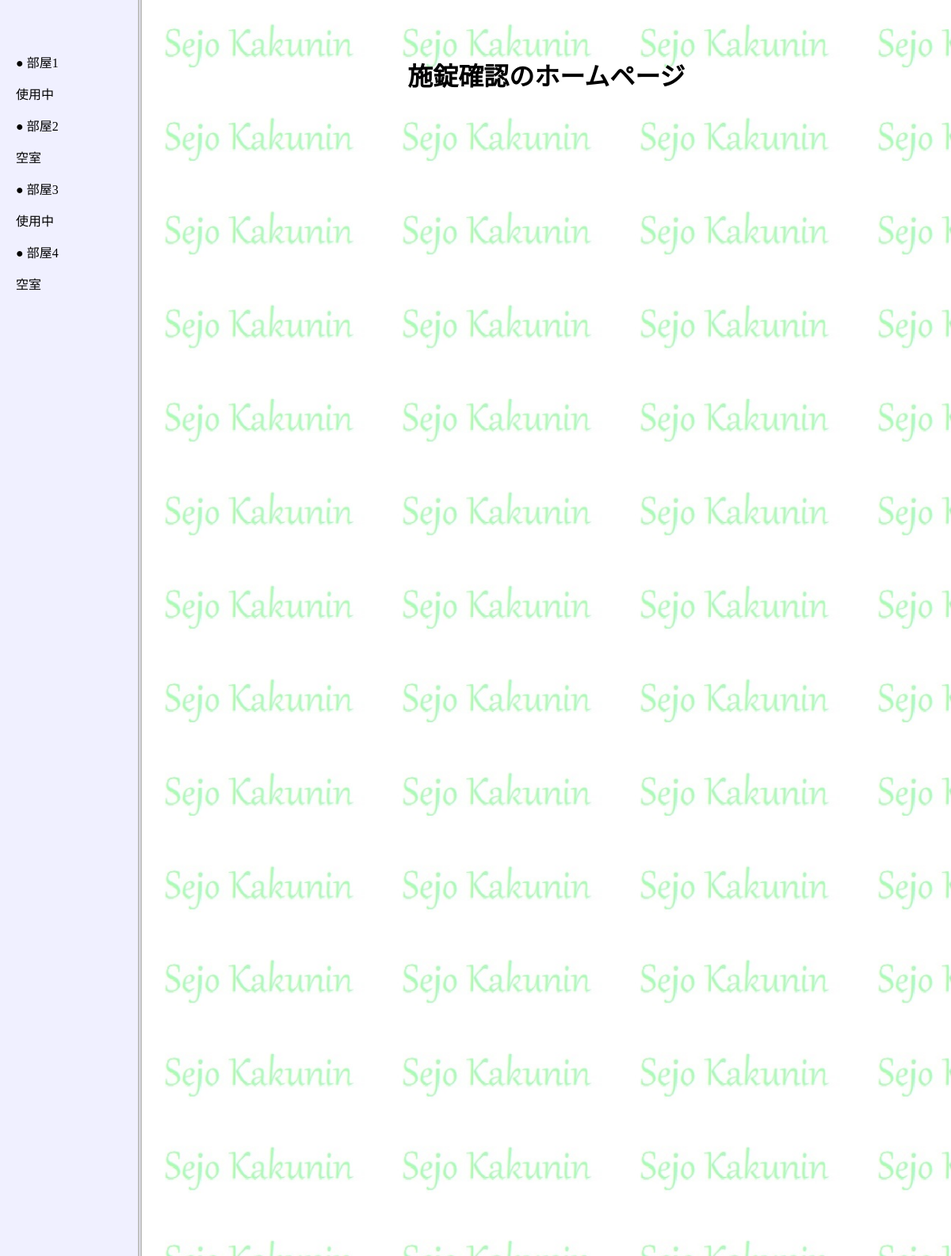
The page /abe_hiroshi/ on the database as committed earlier.
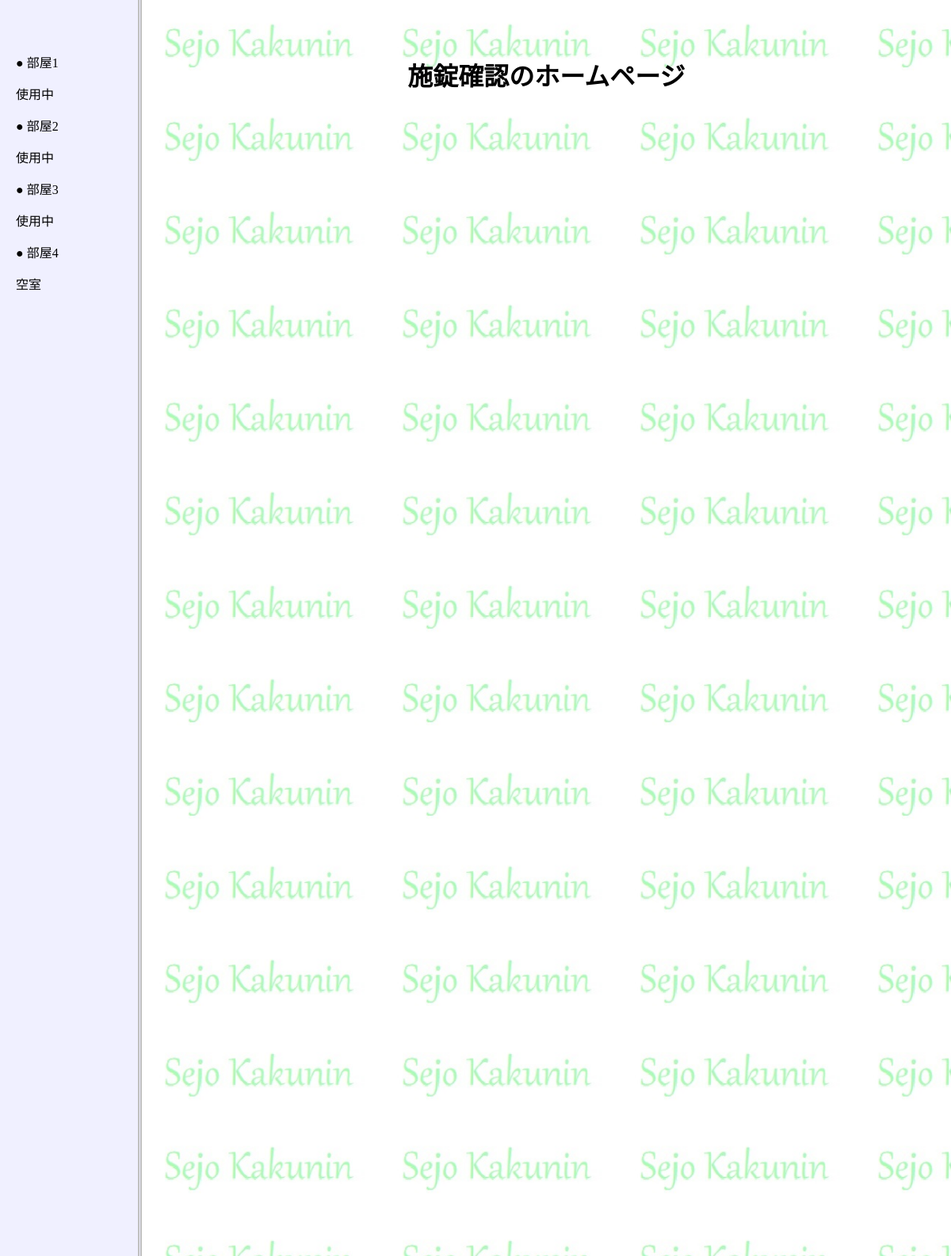
The same page on the database as committed later.
### magdet_app/models.py (models this page shows, shortened)
class availability(models.Model):
    room = models.PositiveSmallIntegerField()
    lock = models.BooleanField()
    name = models.CharField(max_length=100, null=True)
    note = models.CharField(max_length=500, null=True)
    pic = models.ImageField(null=True)
    tracker = FieldTracker()

### magdet_app/views.py (the view)
# urls.py: path('abe_hiroshi/', views.abe_hiroshi.as_view()),
class abe_hiroshi(ListView):
    template_name = 'abe_hiroshi.html'
    model = availability

### magdet_app/templates/abe_hiroshi.html (shortened to what this page needs)
<!DOCTYPE html>
{% load static %}
<html lang="en">
<head>
    <link href="{% static 'abe.css' %}" rel="stylesheet">
</head>
<body>
    <div class="nav-wrapper">
        {% for item in object_list %}
        <div class="item">
            <p>● 部屋{{ item.room }}</p>
            {% if item.lock %}
                <p>使用中</p>
            {% else %}
                <p>空室</p>
            {% endif %}
        </div>
        {% endfor %}
    </div>
    <div class="contents-wrapper">
        <h1>施錠確認のホームページ</h1>
    </div>
</body>
</html>

Rows that differ between the two databases and show on the page:
changed availability (number 2 of 4 on the later page): lock "空室" → "使用中"
